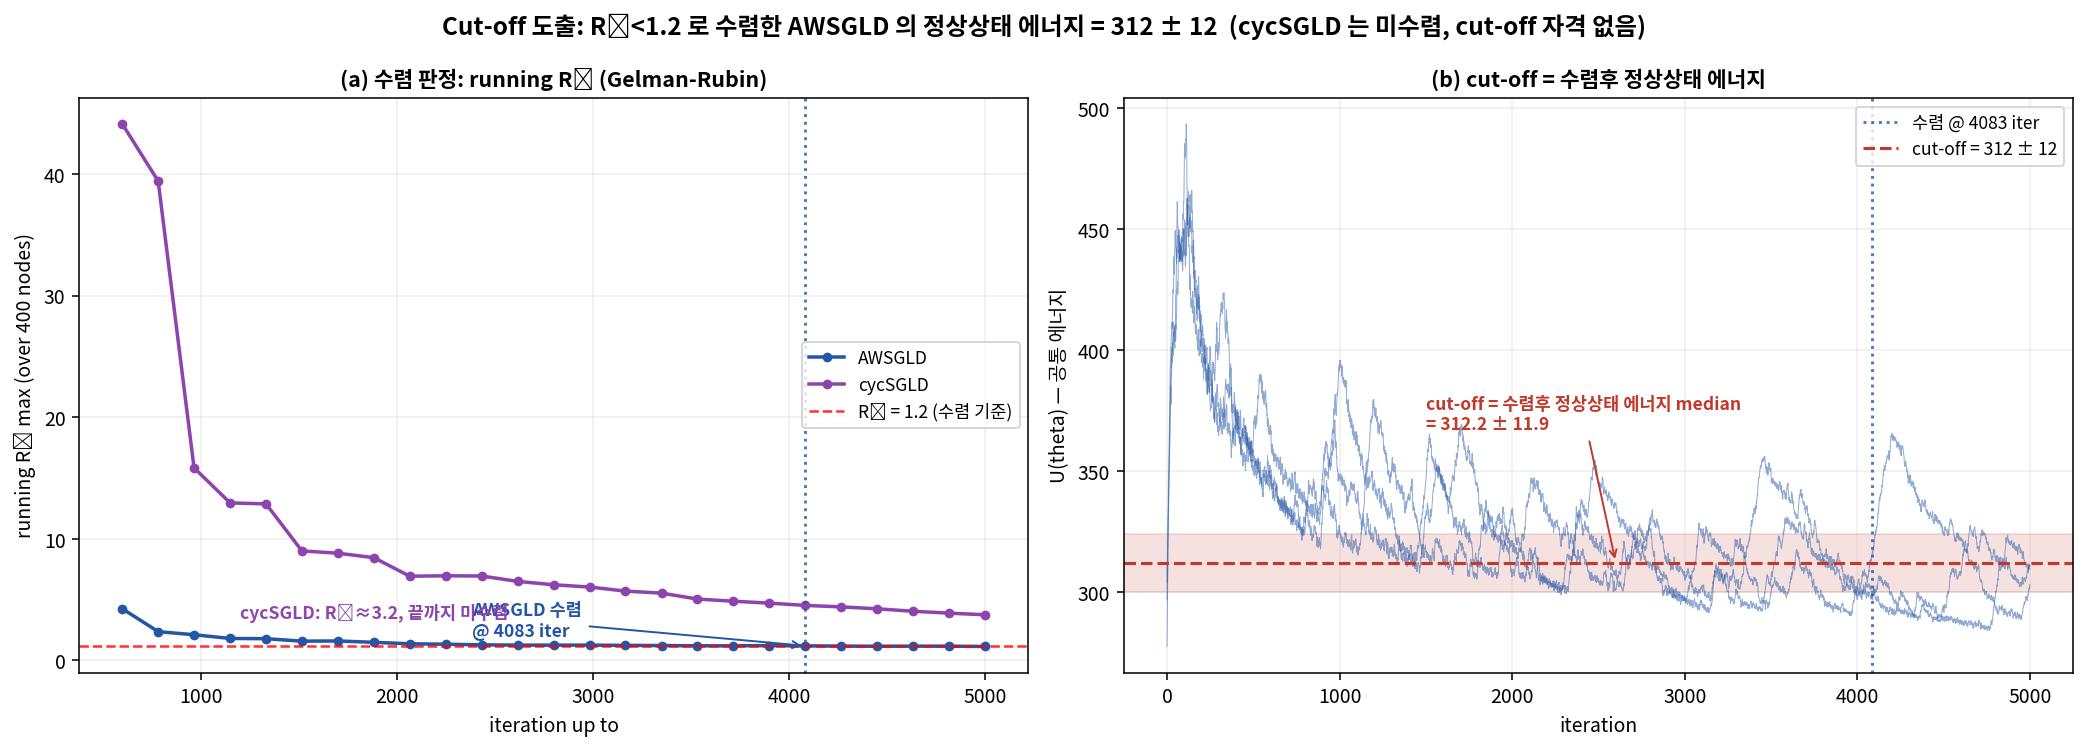

Recreate this plot in Python.
"""cut-off = 312 의 도출 근거 시각화 (지표 + 수치).

논리
----
cut-off 는 '수렴한 샘플러가 정착하는 에너지(typical set)'로 정의한다. 수렴 판정은 표준
Gelman-Rubin R̂ (< 1.2). 과분산 3-chain(μ_N/μ_W/μ_S)으로:
  (a) running R̂max 곡선 → 처음 1.2 아래로 내려가는 반복수 = 수렴 시점
  (b) 그 이후 정상상태 에너지 median = cut-off
AWSGLD 만 R̂<1.2 로 수렴 → cut-off 자격. cycSGLD 는 R̂≈3.2 로 미수렴.

3 seed 로 수치 집계, seed0 곡선으로 그림. 출력: cutoff_derivation.png / .csv
"""
import os, sys, time, csv
import numpy as np
from scipy.stats import invgamma
import matplotlib; matplotlib.use("Agg")
import matplotlib.pyplot as plt
sys.path.insert(0, os.path.dirname(os.path.abspath(__file__)))
sys.path.insert(0, os.path.join(os.path.dirname(os.path.abspath(__file__)), "_archive"))
import energy_diagnostics as E
import keyphrase_functions_awsgld as kfa

HERE = os.path.dirname(os.path.abspath(__file__))
T = 5000; BURN = 500; BATCH = 100; FLOOR = 1.0
M_REG = kfa.M_REGIONS; ZETA = kfa.ZETA; TAU = kfa.TAU; DECAY = kfa.DECAY_LR
CYC = 10; SEEDS = [0, 1, 2]; RHAT_THR = 1.2
INITS = [("μ_N", -0.8), ("μ_W", 1.0), ("μ_S", 2.5)]
COL = {"AWSGLD": "#2456A6", "cycSGLD": "#8e44ad"}


def load(seed):
    d = np.load(os.path.join(HERE, f"data_seed{seed}.npz"))
    n = int(d["n_total"]); A = d["A"]; graph = {"n": n, "A": A, "D": np.diag(A.sum(1))}
    return graph, d["Y"].astype(float), d["B"], d["u_0"]


def run(method, ini, Y, B, u_0, a0, n, BtB, P, Lc, seed):
    np.random.seed(seed); theta = ini.copy(); ths = np.zeros((T, n)); alpha = a0
    aw = np.arange(1, M_REG + 1, dtype=float) / M_REG
    warm = min(100, max(10, T // 20)); es = []; emin = du = None; J = M_REG - 1
    use_aw = method == "AWSGLD"
    for t in range(T):
        C = (B @ (theta - u_0)) @ (B @ (theta - u_0))
        s2 = max(invgamma.rvs(n / 2 + 0.001, scale=C / 2 + 0.001), FLOOR)
        if method == "cycSGLD":
            cl = max(1, T // CYC); beta = (t % cl) / cl
            eps = 0.02 / 2.0 * (np.cos(np.pi * min(beta, 0.8)) + 1); tau_k = TAU if beta >= 0.8 else TAU / 1e4
        else:
            eps = 0.3 / ((t + 1) ** 0.6 + 10); tau_k = TAU
        U = kfa.posterior_energy(Y, alpha, theta, u_0, B, s2)
        bidx = np.random.choice(n, BATCH, replace=False) if BATCH < n else None
        gU = kfa.grad_posterior_energy(Y, alpha, theta, u_0, B, s2, batch_idx=bidx, BtB=BtB)
        gm = 1.0
        if use_aw:
            if t < warm:
                es.append(U)
                if t == warm - 1:
                    lo, hi = min(es), max(es); rg = max(hi - lo, 1.0)
                    emin = lo - 0.5 * rg; du = max((hi + 0.5 * rg - emin) / M_REG, 1e-8); es = None
            else:
                J = int(np.clip((U - emin) / du + 1, 1, M_REG - 1))
                gm = float(np.clip(1 + (ZETA * tau_k / du) * (np.log(aw[J] + 1e-12) - np.log(aw[J - 1] + 1e-12)), 0.1, 10.0))
        if use_aw:
            theta = theta - eps * gm * (P @ gU) + np.sqrt(2 * tau_k * eps) * (Lc @ np.random.randn(n))
        else:
            theta = theta - eps * gU + np.sqrt(2 * tau_k * eps) * np.random.randn(n)
        theta = np.clip(theta, -700, 700)
        if use_aw and t >= warm:
            dec = min(1.0, DECAY / ((t + 1) ** 0.75 + 1000)); cw = aw[J]
            aw[J:] = aw[J:] + dec * cw * (1 - aw[J:]); aw[:J] = aw[:J] - dec * cw * aw[:J]; aw = np.clip(aw, 1e-10, 1)
        ths[t] = theta; alpha = E.alpha_find(theta, Y, E.GRID)
    return ths, E.energy_trace_common(ths, Y, B, u_0, a0)


def rhat_max(chains, lo, hi):
    arrs = np.stack([c[lo:hi] for c in chains], 0); M, L, n = arrs.shape
    cm = arrs.mean(1); gm = cm.mean(0)
    B_over_L = ((cm - gm) ** 2).sum(0) / (M - 1); W = arrs.var(1, ddof=1).mean(0)
    R = np.sqrt(np.clip(((L - 1) / L * W + B_over_L) / np.maximum(W, 1e-12), 0, None))
    return float(np.nanmax(R))


def main():
    checkpoints = np.unique(np.linspace(BURN + 100, T, 25).astype(int))
    agg = {m: {"conv": [], "cut": []} for m in COL}
    demo = {}
    t0 = time.time()
    for s in SEEDS:
        graph, Y, B, u_0 = load(s); n = graph["n"]
        BtB = B.T @ B; ridge = 1e-6 * np.trace(BtB) / n
        P = np.linalg.solve(BtB + ridge * np.eye(n), np.eye(n)); P = 0.5 * (P + P.T)
        Lc = np.linalg.cholesky(P + 1e-10 * np.eye(n)); a0 = E.alpha_find(u_0, Y, E.GRID)
        for m in COL:
            chains = []; Utrs = []
            for ci, (nm, val) in enumerate(INITS):
                ths, U = run(m, np.full(n, float(val)), Y, B, u_0, a0, n, BtB, P, Lc, seed=100 * s + ci)
                chains.append(ths); Utrs.append(U)
            rr = np.array([rhat_max(chains, BURN, tc) for tc in checkpoints])
            below = np.where(rr < RHAT_THR)[0]
            conv = int(checkpoints[below[0]]) if len(below) else None
            ref = conv if conv else BURN
            cut = float(np.median(np.concatenate([U[ref:] for U in Utrs])))
            agg[m]["conv"].append(conv); agg[m]["cut"].append(cut)
            if s == 0: demo[m] = (Utrs, rr, conv, cut)
        print(f"  seed {s} done ({int(time.time()-t0)}s)", flush=True)

    aw_cut = [c for c in agg["AWSGLD"]["cut"]]
    aw_conv = [c for c in agg["AWSGLD"]["conv"] if c]
    CUT = float(np.mean(aw_cut)); CUT_SD = float(np.std(aw_cut))
    print("\n=== cut-off 도출 수치 ===")
    print(f"AWSGLD  R̂<1.2 수렴 반복수: {agg['AWSGLD']['conv']}  (평균 {np.mean(aw_conv):.0f})")
    print(f"AWSGLD  수렴후 정상상태 에너지(=cut-off): {[round(x,1) for x in aw_cut]}  → {CUT:.1f} ± {CUT_SD:.1f}")
    print(f"cycSGLD R̂<1.2 수렴: {agg['cycSGLD']['conv']} (미수렴)  에너지 {[round(x,1) for x in agg['cycSGLD']['cut']]}")

    with open(os.path.join(HERE, "cutoff_derivation.csv"), "w", newline="") as fh:
        w = csv.writer(fh); w.writerow(["method", "seed", "rhat_conv_iter", "stationary_energy_after_conv"])
        for m in COL:
            for i, s in enumerate(SEEDS):
                w.writerow([m, s, agg[m]["conv"][i], round(agg[m]["cut"][i], 1)])

    # ── 도출 그림 (seed0) ──
    fig, axes = plt.subplots(1, 2, figsize=(15, 5.4))
    # (a) running R̂
    ax = axes[0]
    for m in COL:
        _, rr, conv, cut = demo[m]
        ax.plot(checkpoints, rr, "o-", color=COL[m], lw=1.8, ms=4, label=m)
    ax.axhline(RHAT_THR, color="red", ls="--", lw=1.3, alpha=0.8, label="R̂ = 1.2 (수렴 기준)")
    convA = demo["AWSGLD"][2]
    if convA:
        ax.axvline(convA, color=COL["AWSGLD"], ls=":", lw=1.5, alpha=0.8)
        ax.annotate(f"AWSGLD 수렴\n@ {convA} iter", (convA, RHAT_THR),
                    xytext=(convA - 1700, 2.0), fontsize=9, color=COL["AWSGLD"], fontweight="bold",
                    arrowprops=dict(arrowstyle="->", color=COL["AWSGLD"]))
    ax.annotate("cycSGLD: R̂≈3.2, 끝까지 미수렴", (checkpoints[-1], demo["cycSGLD"][1][-1]),
                xytext=(1200, 3.5), fontsize=9, color=COL["cycSGLD"], fontweight="bold")
    ax.set_xlabel("iteration up to"); ax.set_ylabel("running R̂ max (over 400 nodes)")
    ax.set_title("(a) 수렴 판정: running R̂ (Gelman-Rubin)", fontsize=11, fontweight="bold")
    ax.legend(fontsize=9, loc="center right"); ax.grid(alpha=0.2)
    # (b) 에너지 trace + cut-off
    ax = axes[1]
    Utrs, _, convA, cutA = demo["AWSGLD"]
    for U in Utrs: ax.plot(U, color=COL["AWSGLD"], lw=0.5, alpha=0.5)
    if convA: ax.axvline(convA, color=COL["AWSGLD"], ls=":", lw=1.5, alpha=0.8, label=f"수렴 @ {convA} iter")
    ax.axhspan(CUT - CUT_SD, CUT + CUT_SD, color="#C0392B", alpha=0.15)
    ax.axhline(CUT, color="#C0392B", ls="--", lw=1.6, label=f"cut-off = {CUT:.0f} ± {CUT_SD:.0f}")
    ax.annotate(f"cut-off = 수렴후 정상상태 에너지 median\n= {CUT:.1f} ± {CUT_SD:.1f}",
                (T * 0.52, CUT), xytext=(T * 0.30, CUT + 55), fontsize=9, color="#C0392B", fontweight="bold",
                arrowprops=dict(arrowstyle="->", color="#C0392B"))
    ax.set_xlabel("iteration"); ax.set_ylabel("U(theta) — 공통 에너지")
    ax.set_title("(b) cut-off = 수렴후 정상상태 에너지", fontsize=11, fontweight="bold")
    ax.legend(fontsize=9, loc="upper right"); ax.grid(alpha=0.2)
    fig.suptitle(f"Cut-off 도출: R̂<1.2 로 수렴한 AWSGLD 의 정상상태 에너지 = {CUT:.0f} ± {CUT_SD:.0f}  "
                 f"(cycSGLD 는 미수렴, cut-off 자격 없음)", fontsize=12.5, fontweight="bold")
    fig.tight_layout(); fig.savefig(os.path.join(HERE, "cutoff_derivation.png"), dpi=140, bbox_inches="tight")
    print(f"\n저장: cutoff_derivation.png, cutoff_derivation.csv (cut-off={CUT:.0f}±{CUT_SD:.0f}, {int(time.time()-t0)}s)")


if __name__ == "__main__":
    main()
